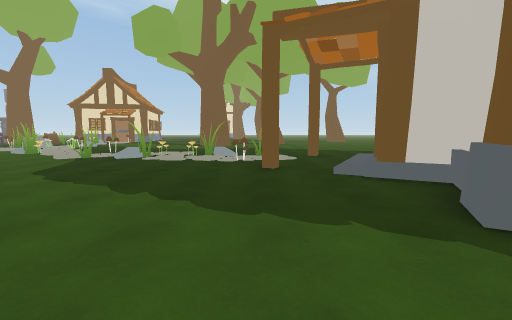
view 1 (above)

22 first-person views from a walk through a Unity game level. The camera is 1.4 m above the floor, tilts 6° down and sees 90° across. The floor is counted in squares, 2 m on a side. Each view is taken from the middle of a square. On the plan, view 1 faces up. The plan holds only what a view shows up to about 9 squares ahead; the rest is blank. The place goes on beyond the plan. The player is left out. Some animated figures are left out.

view 2
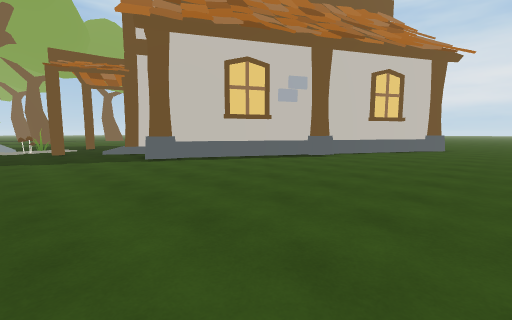

view 3
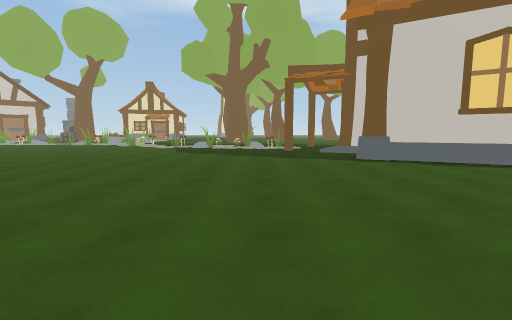

view 4
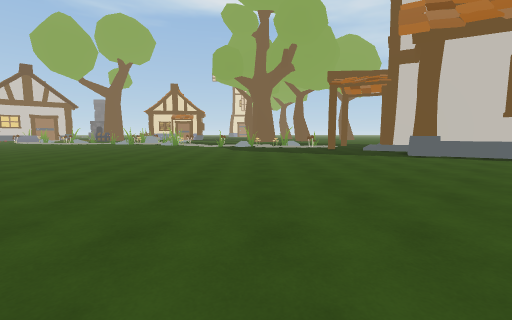

view 5
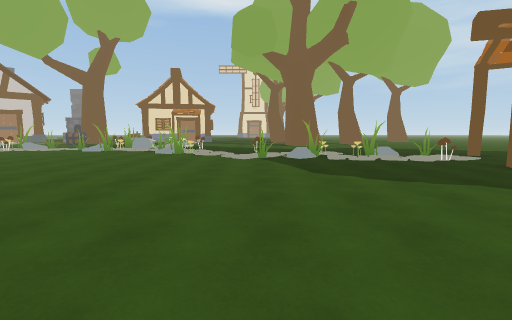

view 6
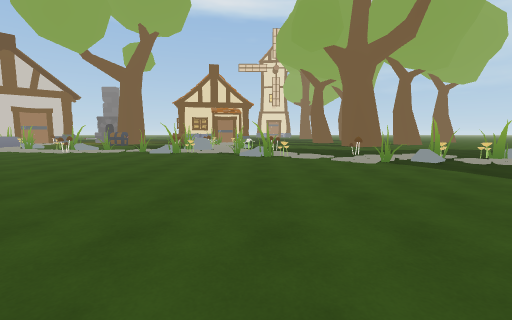

view 7
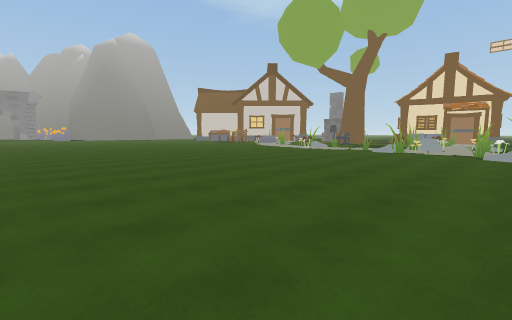

view 8
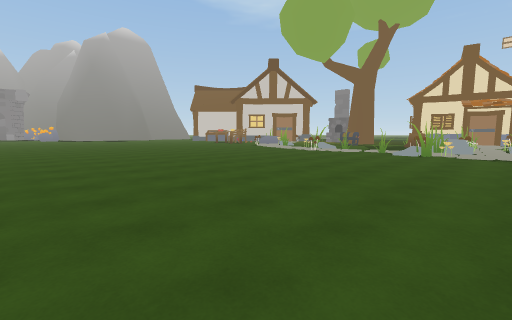

view 9
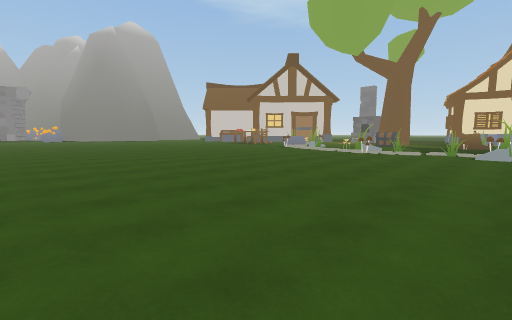

view 10
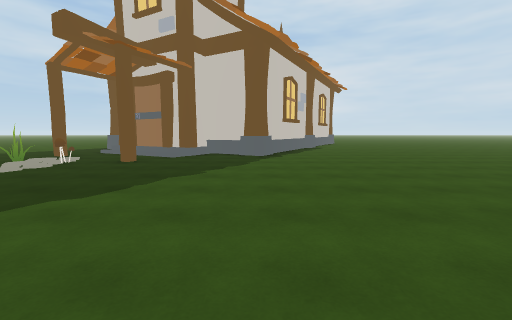

view 11
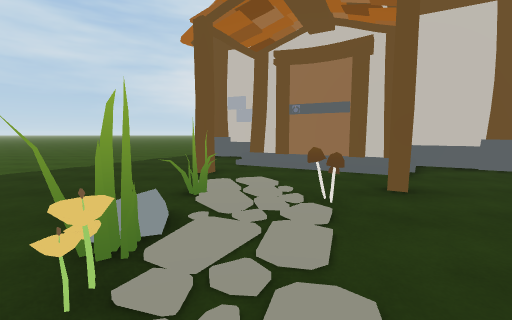

view 12
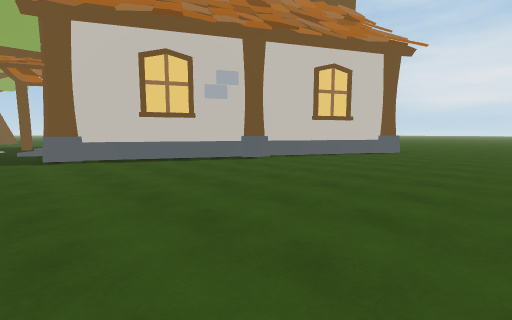

view 13
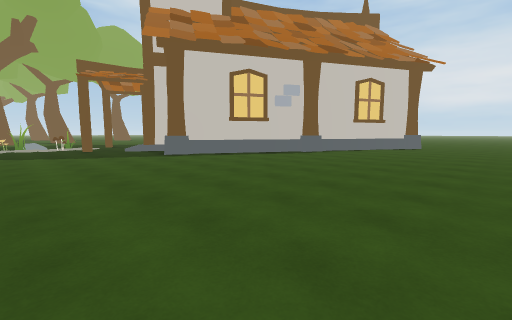

view 14
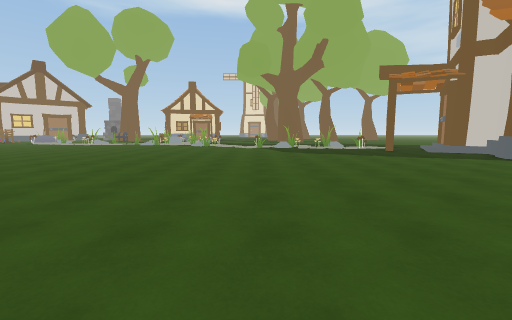

view 15
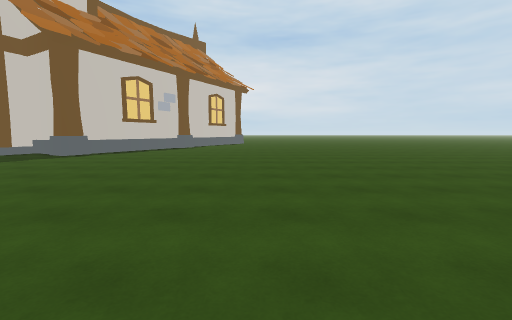

view 16
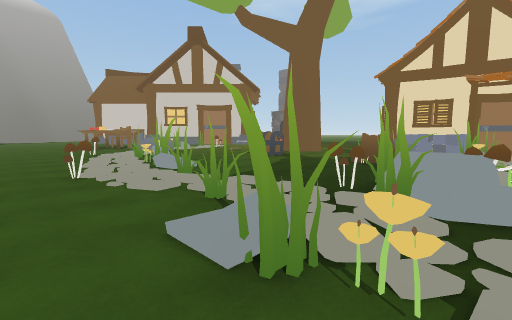

view 17
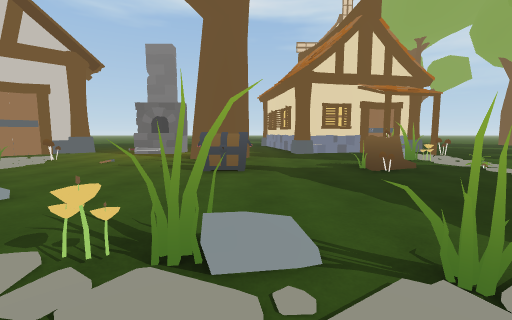

view 18
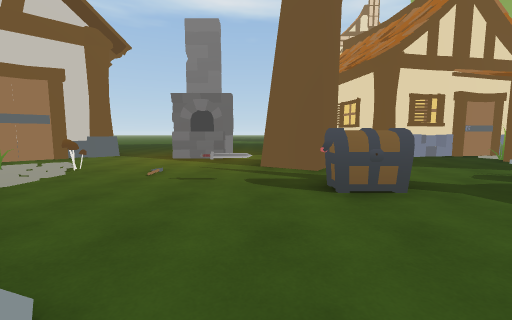

view 19
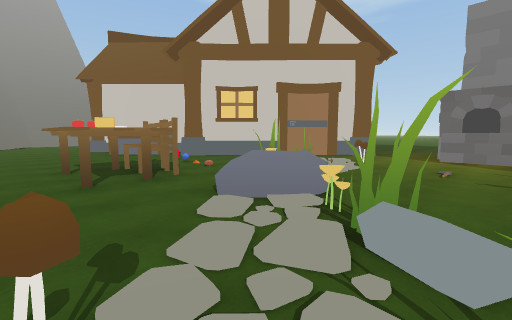

view 20
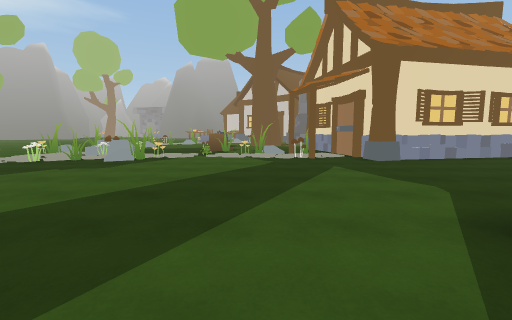

view 21
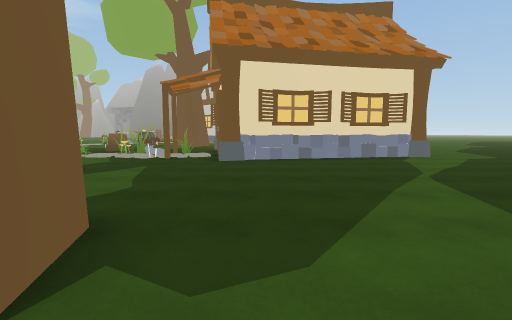

view 22
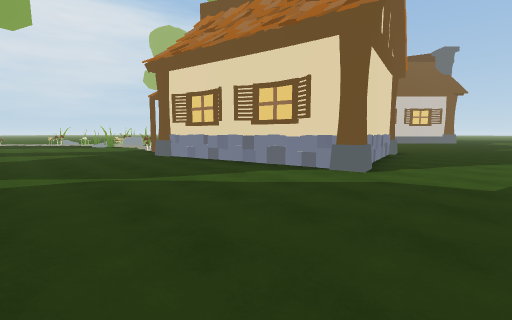

### Floor plan
Key: @ floor where view 1 was taken; # wall or solid block; x gap in a wall; . floor; / step, stairs or slope; = window, fence, low wall or low ledge; ^ raised ledge; F flower; R rock; H house; S stump; C chest; W sword; A chair; T table; E cheese; B tree; O other object.
Columns run from 30 left of view 1 to 8 right of it. Each row starts with its distance up from view 1.
 29                    ..
 28              .............
 27              .............
 26               .....HH.....
 25                .HHH H.....
 24                      .....
 23                      H......
 22                      H......
 21          ..          H.......
 20         #..##.   HHHHH.....B
 19        ##..^^. ..H..=.....BB
 18       ##......#....H.#......
 17      #  #.#..##....#.........
 16     ##.  ...WW....S.........
 15    ^.... .....CC.SS.O......        ..
 14   ^...O...R..........#....        ...
 13   ....AAA.R##......R/x...        ....
 12 ......TTE...#.##...RR#F.        .....
 11 ...........#..###.#R...        ......
 10         ..........=#=x=..... ........
  9         ..............#..#...........
  8              ..........=...####.#..#
  7             .............#......./##
  6            ...................../##
  5           ....................#./#
  4          .......................##
  3         .........................#
  2        .........................##
  1        ..........................###
  0           ....................@....###
 -1                      ................##
 -2                       .................
 -3                        ................
 -4                        ................
 -5                          ..............
 -6                          ..............

Where each view was taken, in squares from view 1:
view 1: 0 up, 0 right, facing up
view 2: 5 down, 1 left, facing up-right
view 3: 5 down, 1 left, facing up
view 4: 6 down, 3 left, facing up
view 5: 0 up, 5 left, facing up
view 6: 1 up, 8 left, facing up
view 7: 0 up, 8 left, facing up-left
view 8: 1 up, 9 left, facing up-left
view 9: 1 up, 11 left, facing up-left
view 10: 2 up, 6 left, facing right
view 11: 7 up, 3 left, facing right
view 12: 6 down, 1 right, facing up-right
view 13: 6 down, 2 left, facing up-right
view 14: 5 down, 5 left, facing up
view 15: 4 down, 6 left, facing right
view 16: 9 up, 10 left, facing up-left
view 17: 10 up, 15 left, facing up
view 18: 12 up, 17 left, facing up
view 19: 11 up, 18 left, facing up-left
view 20: 17 up, 2 left, facing left
view 21: 21 up, 2 left, facing left
view 22: 28 up, 5 left, facing down-left
